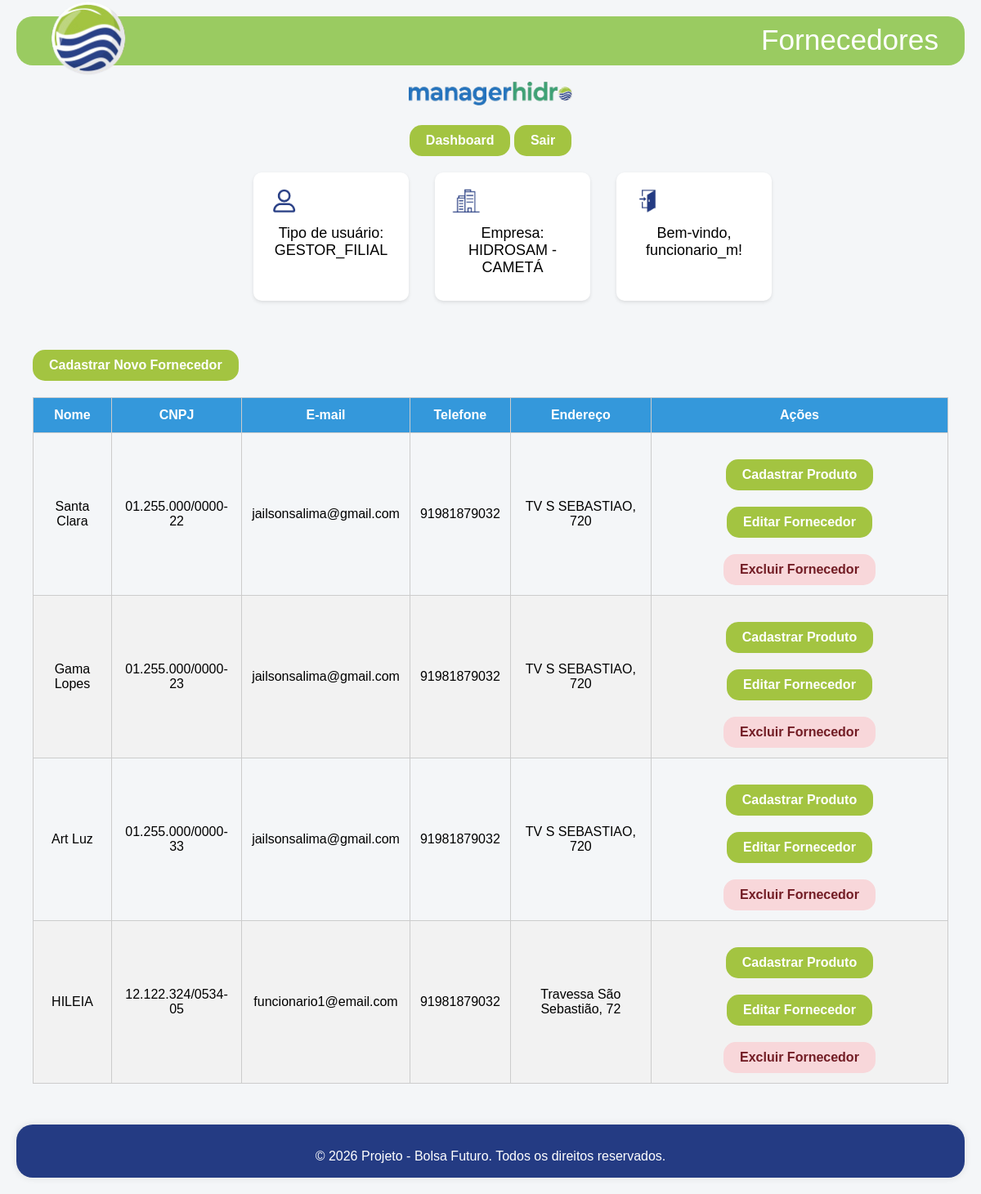
/fornecedores/fornecedores/ (signed in), run on the app's committed database.
### usuarios/models.py (models this page shows, shortened)
class Usuario(AbstractUser):
    TIPOS_USUARIO = [
        ('GERENTE_MATRIZ', 'Gerente Matriz'),
        ('GERENTE_FILIAL', 'Gerente Filial'),
        ('GESTOR_MATRIZ', 'Gestor Matriz'),
        ('GESTOR_FILIAL', 'Gestor Filial'),
        ('FUNCIONARIO', 'Funcionário'),
    ]
    empresa = models.ForeignKey(Empresa, on_delete=models.CASCADE, null=True, blank=True)
    tipo_usuario = models.CharField(max_length=20, choices=TIPOS_USUARIO, null=True, blank=True)
    status_ativo = models.BooleanField(default=False)

### empresas/models.py (models this page shows, shortened)
class Empresa(models.Model):
    nome = models.CharField(max_length=150)
    endereco = models.CharField(max_length=255)
    email = models.EmailField()
    telefone = models.CharField(max_length=20)

### fornecedores/models.py (models this page shows, shortened)
class Fornecedor(models.Model):
    nome = models.CharField(max_length=150)
    cnpj = models.CharField(max_length=20, unique=True)
    email = models.EmailField()
    telefone = models.CharField(max_length=20)
    site = models.URLField(blank=True, null=True)
    endereco = models.CharField(max_length=255)

### fornecedores/views.py (the view)
# urls.py: path('fornecedores/', views.lista_fornecedores, name='lista_fornecedores'),
@login_required(login_url='/login/')
def lista_fornecedores(request):
    fornecedores = Fornecedor.objects.all()
    return render(request, 'fornecedores/fornecedores.html', {
        'fornecedores': fornecedores,
        'header_title': 'Fornecedores'
    })

### fornecedores/templates/fornecedores/fornecedores.html (shortened to what this page needs)
{% extends 'base.html' %}
{% block content %}
  <div>
    <a href="{% url 'cadastrar_fornecedor' %}" class="btn">Cadastrar Novo Fornecedor</a>
  </div>
  {% if fornecedores %}
    <table>
      <thead>
        <tr>
          <th>Nome</th>
          <th>CNPJ</th>
          <th>E-mail</th>
          <th>Telefone</th>
          <th>Endereço</th>
          <th>Ações</th>
        </tr>
      </thead>
      <tbody>
        {% for fornecedor in fornecedores %}
          <tr>
            <td>{{ fornecedor.nome }}</td>
            <td>{{ fornecedor.cnpj }}</td>
            <td>{{ fornecedor.email }}</td>
            <td>{{ fornecedor.telefone }}</td>
            <td>{{ fornecedor.endereco }}</td>
            <td>
              <a href="{% url 'cadastrar_produto_fornecedor' fornecedor.id %}" class="btn">Cadastrar Produto</a>
              <a href="{% url 'editar_fornecedor' fornecedor.id %}" class="btn">Editar Fornecedor</a>
              <a href="{% url 'excluir_fornecedor' fornecedor.id %}" class="btn alerta" onclick="return confirm('Tem certeza que deseja excluir o fornecedor {{ fornecedor.nome }}?');">Excluir Fornecedor</a>
            </td>
          </tr>
        {% endfor %}
      </tbody>
    </table>
  {% else %}
    <p class="empty">Nenhum fornecedor cadastrado.</p>
  {% endif %}
{% endblock %}

### templates/header.html (shortened to what this page needs)
{% load static %}
<header>
  <div class="header-content"></div>
    <div class="logo-container">
      <img src="{% static 'img/logo-hidro.png' %}" alt="Logo" class="logo-img">
    </div>
    {% if header_title %}
      <h1 class="header-title">{{ header_title }}</h1>
    {% endif %}
</header>
<nav class="center">
  <img src="{% static 'img/logo-sistema.png' %}" alt="Imagem centralizada" class="logo-sistema">
  {% if request.user.is_authenticated %}
    <div>
      {% if request.path != '/dashboard/' %}
      <a href="{% url 'dashboard' %}" class="btn">Dashboard</a>
      {% endif %}
      <a href="{% url 'logout' %}" class="btn">Sair</a>
    </div>
  </nav>
    <div class="row">
    <div class="card">
      <img src="{% static 'img/usuario.png' %}" alt="Logo" class="card-img">
      <p class="center">Tipo de usuário: {{ user.tipo_usuario }}</p>
    </div>
    <div class="card">
      <img src="{% static 'img/empresa.png' %}" alt="Logo" class="card-img">
      <p class="center">Empresa: {{ user.empresa.nome }}</p>
    </div>
    <div class="card">
      {% if request.user.is_authenticated %}
        <img src="{% static 'img/login.png' %}" alt="Logo" class="card-img">
        <p class="center">Bem-vindo, {{ request.user.username }}! </p>
      {% endif %}
    </div>
  </div>
  {% endif %}

### usuarios/static/css/style.css (style rules this page uses)
body { font-family: Arial, sans-serif; background-color: #f4f6f8; margin: 0; padding: 20px; }
h1, h2 { color: #2c3e50; text-align: center; }
p { font-size: 18px; margin: 10px 0; }
.center { text-align: center; }
header { position: relative; height: 60px; background-color: transparent; }
.header-content { background-color: #9acb61; height: 100%; width: 100%; position: relative; top: 0; left: 0; z-index: 1; border-radius: 20px; }
.logo-container { position: absolute; top: 50%; left: 2rem; transform: translateY(-50%); z-index: 2; }
.logo-img { height: 100px; width: auto; object-fit: contain; }
.header-title { position: absolute; right: 2rem; color: white; font-size: 2.2rem; font-weight: 20; z-index: 2; top: -25%; }
.card { background-color: #fff; border-radius: 10px; box-shadow: 0 2px 4px rgba(0, 0, 0, 0.1); padding: 20px; margin: 20px 0; max-width: 150px; }
.row { margin-left: 25%; display: flex; flex-wrap: wrap; gap: 2rem; }
.card-img { height: 30px; width: auto; object-fit: contain; }
table { width: 100%; border-collapse: collapse; margin-top: 20px; }
th, td { padding: 12px; border: 1px solid #ccc; text-align: center; }
th { background-color: #3498db; color: white; }
tr:nth-child(even) { background-color: #f2f2f2; }
.btn { display: inline-block; margin-top: 20px; padding: 10px 20px; background-color: #a3c441; color: white; text-decoration: none; border-radius: 15px; font-weight: bold; border: none; }
.alerta { background-color: #f8d7da; color: #721c24; }
.logo-sistema { max-width: 200px; margin-top: 20px; }

### data on the page
Usuario: tipo_usuario "GESTOR_FILIAL", empresa.nome "HIDROSAM - CAMETÁ", user.username "funcionario_m"
Fornecedor: nome "Santa Clara", cnpj "01.255.000/0000-22", email "jailsonsalima@gmail.com", telefone "91981879032", endereco "TV S SEBASTIAO, 720"
Fornecedor: nome "Gama Lopes", cnpj "01.255.000/0000-23", email "jailsonsalima@gmail.com", telefone "91981879032", endereco "TV S SEBASTIAO, 720"
Fornecedor: nome "Art Luz", cnpj "01.255.000/0000-33", email "jailsonsalima@gmail.com", telefone "91981879032", endereco "TV S SEBASTIAO, 720"
Fornecedor: nome "HILEIA", cnpj "12.122.324/0534-05", email "funcionario1@email.com", telefone "91981879032", endereco "Travessa São Sebastião, 72"

### other printed values
{{ header_title }} "Fornecedores"
